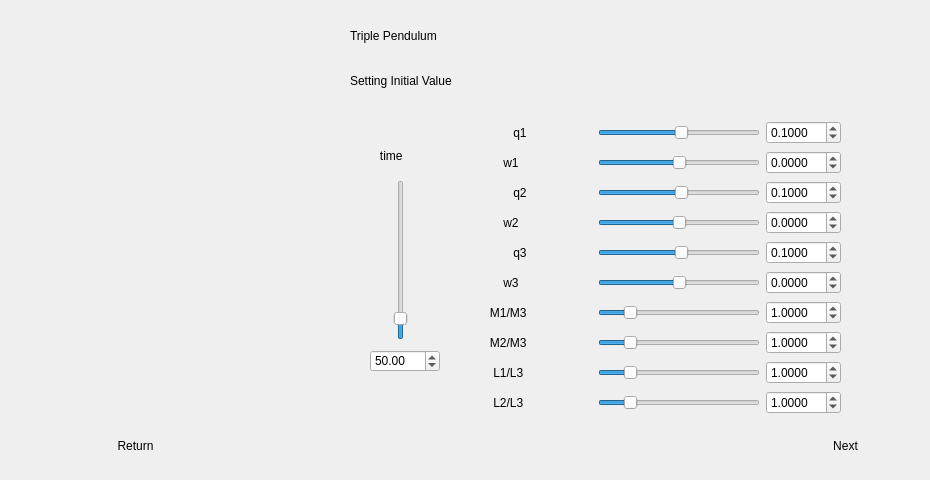
   <widget class="QWidget" name="SubStart3">
    <widget class="QLabel" name="label_27">
     <property name="geometry">
      <rect>
       <x>350</x>
       <y>10</y>
       <width>291</width>
       <height>51</height>
      </rect>
     </property>
     <property name="styleSheet">
      <string notr="true">font: 75 italic 20pt &quot;Yu Mincho Demibold&quot;;</string>
     </property>
     <property name="text">
      <string>Triple Pendulum</string>
     </property>
    </widget>
    <widget class="QLabel" name="label_29">
     <property name="geometry">
      <rect>
       <x>350</x>
       <y>60</y>
       <width>261</width>
       <height>41</height>
      </rect>
     </property>
     <property name="styleSheet">
      <string notr="true">font: 75 italic 17pt &quot;Yu Mincho Demibold&quot;;</string>
     </property>
     <property name="text">
      <string>Setting Initial Value</string>
     </property>
    </widget>
    <widget class="QPushButton" name="pushButton_6">
     <property name="geometry">
      <rect>
       <x>60</x>
       <y>420</y>
       <width>151</width>
       <height>51</height>
      </rect>
     </property>
     <property name="styleSheet">
      <string notr="true">font: 75 italic 20pt &quot;Yu Mincho Demibold&quot;;</string>
     </property>
     <property name="text">
      <string>Return</string>
     </property>
     <property name="flat">
      <bool>true</bool>
     </property>
    </widget>
    <widget class="QPushButton" name="pushButton_7">
     <property name="geometry">
      <rect>
       <x>770</x>
       <y>420</y>
       <width>151</width>
       <height>51</height>
      </rect>
     </property>
     <property name="styleSheet">
      <string notr="true">font: 75 italic 20pt &quot;Yu Mincho Demibold&quot;;</string>
     </property>
     <property name="text">
      <string>Next</string>
     </property>
     <property name="flat">
      <bool>true</bool>
     </property>
    </widget>
    <widget class="QLabel" name="label_20">
     <property name="geometry">
      <rect>
       <x>30</x>
       <y>90</y>
       <width>401</width>
       <height>331</height>
      </rect>
     </property>
     <property name="styleSheet">
      <string notr="true">border-image: url(:/new/prefix1/images/triple.png);</string>
     </property>
     <property name="text">
      <string/>
     </property>
    </widget>
    <widget class="QDoubleSpinBox" name="number3_11">
     <property name="geometry">
      <rect>
       <x>370</x>
       <y>350</y>
       <width>70</width>
       <height>22</height>
      </rect>
     </property>
     <property name="maximum">
      <double>500.000000000000000</double>
     </property>
     <property name="singleStep">
      <double>10.000000000000000</double>
     </property>
     <property name="value">
      <double>50.000000000000000</double>
     </property>
    </widget>
    <widget class="QSlider" name="verticalSlider">
     <property name="geometry">
      <rect>
       <x>390</x>
       <y>180</y>
       <width>22</width>
       <height>160</height>
      </rect>
     </property>
     <property name="maximum">
      <number>500</number>
     </property>
     <property name="singleStep">
      <number>10</number>
     </property>
     <property name="value">
      <number>50</number>
     </property>
     <property name="orientation">
      <enum>Qt::Vertical</enum>
     </property>
    </widget>
    <widget class="QWidget" name="layoutWidget">
     <property name="geometry">
      <rect>
       <x>470</x>
       <y>120</y>
       <width>371</width>
       <height>295</height>
      </rect>
     </property>
     <layout class="QGridLayout" name="gridLayout" columnstretch="3,4,0">
      <item row="0" column="0">
       <widget class="QLabel" name="label_23">
        <property name="styleSheet">
         <string notr="true">font: 75 10pt &quot;Symbol&quot;;</string>
        </property>
        <property name="text">
         <string>             q1</string>
        </property>
       </widget>
      </item>
      <item row="0" column="1">
       <widget class="QSlider" name="horizontalSlider_10">
        <property name="minimum">
         <number>-31415</number>
        </property>
        <property name="maximum">
         <number>31415</number>
        </property>
        <property name="value">
         <number>1000</number>
        </property>
        <property name="orientation">
         <enum>Qt::Horizontal</enum>
        </property>
       </widget>
      </item>
      <item row="0" column="2">
       <widget class="QDoubleSpinBox" name="number3_1">
        <property name="decimals">
         <number>4</number>
        </property>
        <property name="minimum">
         <double>-3.141500000000000</double>
        </property>
        <property name="maximum">
         <double>3.141500000000000</double>
        </property>
        <property name="singleStep">
         <double>0.100000000000000</double>
        </property>
        <property name="value">
         <double>0.100000000000000</double>
        </property>
       </widget>
      </item>
      <item row="1" column="0">
       <widget class="QLabel" name="label_24">
        <property name="styleSheet">
         <string notr="true">font: 75 12pt &quot;Symbol&quot;;</string>
        </property>
        <property name="text">
         <string>          w1</string>
        </property>
       </widget>
      </item>
      <item row="1" column="1">
       <widget class="QSlider" name="horizontalSlider_11">
        <property name="minimum">
         <number>-500</number>
        </property>
        <property name="maximum">
         <number>500</number>
        </property>
        <property name="orientation">
         <enum>Qt::Horizontal</enum>
        </property>
       </widget>
      </item>
      <item row="1" column="2">
       <widget class="QDoubleSpinBox" name="number3_2">
        <property name="decimals">
         <number>4</number>
        </property>
        <property name="minimum">
         <double>-10.000000000000000</double>
        </property>
        <property name="maximum">
         <double>10.000000000000000</double>
        </property>
        <property name="singleStep">
         <double>0.200000000000000</double>
        </property>
       </widget>
      </item>
      <item row="2" column="0">
       <widget class="QLabel" name="label_25">
        <property name="styleSheet">
         <string notr="true">font: 75 10pt &quot;Symbol&quot;;</string>
        </property>
        <property name="text">
         <string>             q2</string>
        </property>
       </widget>
      </item>
      <item row="2" column="1">
       <widget class="QSlider" name="horizontalSlider_12">
        <property name="minimum">
         <number>-31415</number>
        </property>
        <property name="maximum">
         <number>31415</number>
        </property>
        <property name="singleStep">
         <number>1</number>
        </property>
        <property name="value">
         <number>1000</number>
        </property>
        <property name="orientation">
         <enum>Qt::Horizontal</enum>
        </property>
       </widget>
      </item>
      <item row="2" column="2">
       <widget class="QDoubleSpinBox" name="number3_3">
        <property name="decimals">
         <number>4</number>
        </property>
        <property name="minimum">
         <double>-3.141500000000000</double>
        </property>
        <property name="maximum">
         <double>3.141500000000000</double>
        </property>
        <property name="singleStep">
         <double>0.100000000000000</double>
        </property>
        <property name="value">
         <double>0.100000000000000</double>
        </property>
       </widget>
      </item>
      <item row="3" column="0">
       <widget class="QLabel" name="label_26">
        <property name="styleSheet">
         <string notr="true">font: 75 12pt &quot;Symbol&quot;;</string>
        </property>
        <property name="text">
         <string>          w2</string>
        </property>
       </widget>
      </item>
      <item row="3" column="1">
       <widget class="QSlider" name="horizontalSlider_13">
        <property name="minimum">
         <number>-500</number>
        </property>
        <property name="maximum">
         <number>500</number>
        </property>
        <property name="orientation">
         <enum>Qt::Horizontal</enum>
        </property>
       </widget>
      </item>
      <item row="3" column="2">
       <widget class="QDoubleSpinBox" name="number3_4">
        <property name="decimals">
         <number>4</number>
        </property>
        <property name="minimum">
         <double>-10.000000000000000</double>
        </property>
        <property name="maximum">
         <double>10.000000000000000</double>
        </property>
        <property name="singleStep">
         <double>0.200000000000000</double>
        </property>
       </widget>
      </item>
      <item row="4" column="0">
       <widget class="QLabel" name="label_31">
        <property name="styleSheet">
         <string notr="true">font: 75 10pt &quot;Symbol&quot;;</string>
        </property>
        <property name="text">
         <string>             q3</string>
        </property>
       </widget>
      </item>
      <item row="4" column="1">
       <widget class="QSlider" name="horizontalSlider_14">
        <property name="minimum">
         <number>-31415</number>
        </property>
        <property name="maximum">
         <number>31415</number>
        </property>
        <property name="value">
         <number>1000</number>
        </property>
        <property name="orientation">
         <enum>Qt::Horizontal</enum>
        </property>
       </widget>
      </item>
      <item row="4" column="2">
       <widget class="QDoubleSpinBox" name="number3_5">
        <property name="decimals">
         <number>4</number>
        </property>
        <property name="minimum">
         <double>-3.141500000000000</double>
        </property>
        <property name="maximum">
         <double>3.141500000000000</double>
        </property>
        <property name="singleStep">
         <double>0.100000000000000</double>
        </property>
        <property name="value">
         <double>0.100000000000000</double>
        </property>
       </widget>
      </item>
      <item row="5" column="0">
       <widget class="QLabel" name="label_32">
        <property name="styleSheet">
         <string notr="true">font: 75 12pt &quot;Symbol&quot;;</string>
        </property>
        <property name="text">
         <string>          w3</string>
        </property>
       </widget>
      </item>
      <item row="5" column="1">
       <widget class="QSlider" name="horizontalSlider_15">
        <property name="minimum">
         <number>-500</number>
        </property>
        <property name="maximum">
         <number>500</number>
        </property>
        <property name="orientation">
         <enum>Qt::Horizontal</enum>
        </property>
       </widget>
      </item>
      <item row="5" column="2">
       <widget class="QDoubleSpinBox" name="number3_6">
        <property name="decimals">
         <number>4</number>
        </property>
        <property name="minimum">
         <double>-10.000000000000000</double>
        </property>
        <property name="maximum">
         <double>10.000000000000000</double>
        </property>
        <property name="singleStep">
         <double>0.200000000000000</double>
        </property>
       </widget>
      </item>
      <item row="6" column="0">
       <widget class="QLabel" name="label_33">
        <property name="styleSheet">
         <string notr="true">font: 75 10pt &quot;Symbol&quot;;
font: 75 10pt &quot;Microsoft YaHei UI&quot;;</string>
        </property>
        <property name="text">
         <string>      M1/M3</string>
        </property>
       </widget>
      </item>
      <item row="6" column="1">
       <widget class="QSlider" name="horizontalSlider_16">
        <property name="minimum">
         <number>2</number>
        </property>
        <property name="maximum">
         <number>50</number>
        </property>
        <property name="pageStep">
         <number>1</number>
        </property>
        <property name="value">
         <number>10</number>
        </property>
        <property name="orientation">
         <enum>Qt::Horizontal</enum>
        </property>
       </widget>
      </item>
      <item row="6" column="2">
       <widget class="QDoubleSpinBox" name="number3_7">
        <property name="decimals">
         <number>4</number>
        </property>
        <property name="minimum">
         <double>0.200000000000000</double>
        </property>
        <property name="maximum">
         <double>5.000000000000000</double>
        </property>
        <property name="singleStep">
         <double>0.200000000000000</double>
        </property>
        <property name="value">
         <double>1.000000000000000</double>
        </property>
       </widget>
      </item>
      <item row="7" column="0">
       <widget class="QLabel" name="label_34">
        <property name="styleSheet">
         <string notr="true">font: 75 10pt &quot;Symbol&quot;;
font: 75 10pt &quot;Microsoft YaHei UI&quot;;</string>
        </property>
        <property name="text">
         <string>      M2/M3</string>
        </property>
       </widget>
      </item>
      <item row="7" column="1">
       <widget class="QSlider" name="horizontalSlider_17">
        <property name="minimum">
         <number>2</number>
        </property>
        <property name="maximum">
         <number>50</number>
        </property>
        <property name="pageStep">
         <number>1</number>
        </property>
        <property name="value">
         <number>10</number>
        </property>
        <property name="orientation">
         <enum>Qt::Horizontal</enum>
        </property>
       </widget>
      </item>
      <item row="7" column="2">
       <widget class="QDoubleSpinBox" name="number3_8">
        <property name="decimals">
         <number>4</number>
        </property>
        <property name="minimum">
         <double>0.200000000000000</double>
        </property>
        <property name="maximum">
         <double>5.000000000000000</double>
        </property>
        <property name="singleStep">
         <double>0.200000000000000</double>
        </property>
        <property name="value">
         <double>1.000000000000000</double>
        </property>
       </widget>
      </item>
      <item row="8" column="0">
       <widget class="QLabel" name="label_35">
        <property name="styleSheet">
         <string notr="true">font: 75 10pt &quot;Symbol&quot;;
font: 75 10pt &quot;Microsoft YaHei UI&quot;;</string>
        </property>
        <property name="text">
         <string>       L1/L3</string>
        </property>
       </widget>
      </item>
      <item row="8" column="1">
       <widget class="QSlider" name="horizontalSlider_18">
        <property name="minimum">
         <number>2</number>
        </property>
        <property name="maximum">
         <number>50</number>
        </property>
        <property name="pageStep">
         <number>1</number>
        </property>
        <property name="value">
         <number>10</number>
        </property>
        <property name="orientation">
         <enum>Qt::Horizontal</enum>
        </property>
       </widget>
      </item>
      <item row="8" column="2">
       <widget class="QDoubleSpinBox" name="number3_9">
        <property name="decimals">
         <number>4</number>
        </property>
        <property name="minimum">
         <double>0.200000000000000</double>
        </property>
        <property name="maximum">
         <double>5.000000000000000</double>
        </property>
        <property name="singleStep">
         <double>0.200000000000000</double>
        </property>
        <property name="value">
         <double>1.000000000000000</double>
        </property>
       </widget>
      </item>
      <item row="9" column="0">
       <widget class="QLabel" name="label_36">
        <property name="styleSheet">
         <string notr="true">font: 75 10pt &quot;Symbol&quot;;
font: 75 10pt &quot;Microsoft YaHei UI&quot;;</string>
        </property>
        <property name="text">
         <string>       L2/L3</string>
        </property>
       </widget>
      </item>
      <item row="9" column="1">
       <widget class="QSlider" name="horizontalSlider_19">
        <property name="minimum">
         <number>2</number>
        </property>
        <property name="maximum">
         <number>50</number>
        </property>
        <property name="pageStep">
         <number>1</number>
        </property>
        <property name="value">
         <number>10</number>
        </property>
        <property name="orientation">
         <enum>Qt::Horizontal</enum>
        </property>
       </widget>
      </item>
      <item row="9" column="2">
       <widget class="QDoubleSpinBox" name="number3_10">
        <property name="decimals">
         <number>4</number>
        </property>
        <property name="minimum">
         <double>0.200000000000000</double>
        </property>
        <property name="maximum">
         <double>5.000000000000000</double>
        </property>
        <property name="singleStep">
         <double>0.200000000000000</double>
        </property>
        <property name="value">
         <double>1.000000000000000</double>
        </property>
       </widget>
      </item>
     </layout>
    </widget>
    <widget class="QLabel" name="label_37">
     <property name="geometry">
      <rect>
       <x>370</x>
       <y>140</y>
       <width>61</width>
       <height>31</height>
      </rect>
     </property>
     <property name="styleSheet">
      <string notr="true">font: 75 10pt &quot;Symbol&quot;;
font: 75 10pt &quot;Microsoft YaHei UI&quot;;</string>
     </property>
     <property name="text">
      <string>   time</string>
     </property>
    </widget>
   </widget>
